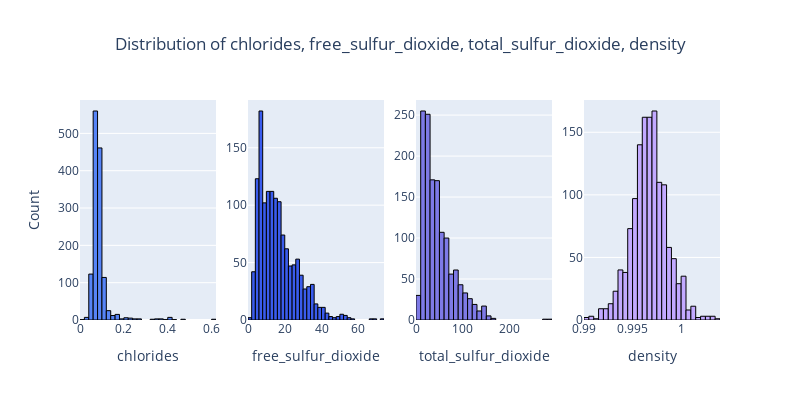

Write notebook code for a chart like this one.
### Markdown cell above
**Fixed Acidity:** The distribution is right-skewed, indicating that most wines have a fixed acidity level around 7-8, with fewer wines having higher fixed acidity.
**Volatile Acidity:** The data is also right-skewed, showing that most wines have a volatile acidity around 0.5, with only a few wines having a volatile acidity above 1.
**Citric Acid:** This feature shows a bimodal distribution, indicating two groups of wines, one with low citric acid close to 0 and another with citric acid between 0.25 and 0.5.
**Residual Sugar:** The distribution is highly right-skewed, suggesting that most wines have low residual sugar levels, with a peak below five. Few wines have high residual sugar levels.

### Code cell
plot_histograms(wine_df, ["chlorides", "free_sulfur_dioxide", "total_sulfur_dioxide", "density"])

### Figure 1 — Plotly figure (JSON) as saved in the notebook; plotly's stock layout.template omitted (floating-point values rounded to 4 significant figures; data arrays with more than 128 entries replaced by an {"elided": "..."} marker saying what was removed)
{"data": [{"marker": {"color": "#5684F7", "line": {"color": "#000000", "width": 1}}, "name": "chlorides", "nbinsx": 40, "x": {"elided": "1359 float values"}, "type": "histogram", "xaxis": "x", "yaxis": "y"}, {"marker": {"color": "#3A5CED", "line": {"color": "#000000", "width": 1}}, "name": "free_sulfur_dioxide", "nbinsx": 40, "x": {"elided": "1359 float values"}, "type": "histogram", "xaxis": "x2", "yaxis": "y2"}, {"marker": {"color": "#7E7AE6", "line": {"color": "#000000", "width": 1}}, "name": "total_sulfur_dioxide", "nbinsx": 40, "x": {"elided": "1359 float values"}, "type": "histogram", "xaxis": "x3", "yaxis": "y3"}, {"marker": {"color": "#C2A9FF", "line": {"color": "#000000", "width": 1}}, "name": "density", "nbinsx": 40, "x": {"elided": "1359 float values"}, "type": "histogram", "xaxis": "x4", "yaxis": "y4"}], "layout": {"xaxis": {"anchor": "y", "domain": [0.0, 0.2125], "title": {"text": "chlorides"}}, "yaxis": {"anchor": "x", "domain": [0.0, 1.0], "title": {"text": "Count"}}, "xaxis2": {"anchor": "y2", "domain": [0.2625, 0.475], "title": {"text": "free_sulfur_dioxide"}}, "yaxis2": {"anchor": "x2", "domain": [0.0, 1.0]}, "xaxis3": {"anchor": "y3", "domain": [0.525, 0.7375], "title": {"text": "total_sulfur_dioxide"}}, "yaxis3": {"anchor": "x3", "domain": [0.0, 1.0]}, "xaxis4": {"anchor": "y4", "domain": [0.7875, 1.0], "title": {"text": "density"}}, "yaxis4": {"anchor": "x4", "domain": [0.0, 1.0]}, "title": {"text": "Distribution of chlorides, free_sulfur_dioxide, total_sulfur_dioxide, density", "x": 0.5}, "height": 400, "width": 800, "showlegend": false}}
